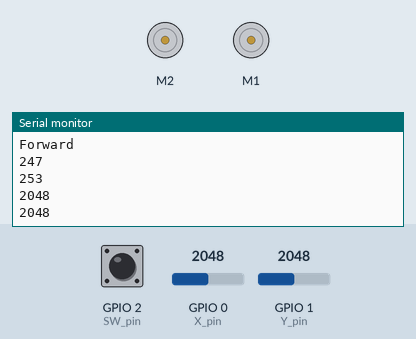
A sketch run on a simulated ESP32. On the bench: 2 × DC motor (green arrow = forward, orange = backward, longer = faster), the last lines printed to the serial monitor. The inputs (shaded band) are chosen by the test bench; at power-on: GPIO 0 (X_pin) = 2048, GPIO 1 (Y_pin) = 2048, GPIO 2 (SW_pin) HIGH.

Above: at 1.2 s.
1.3 s: GPIO 0 (X_pin) set to 491
At 1.31 s:
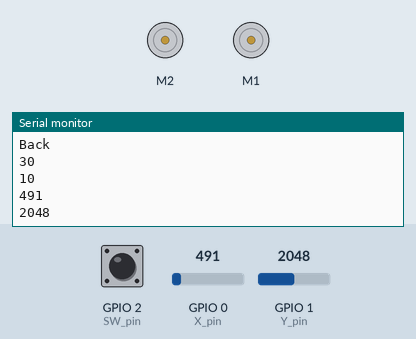
At 5.23 s:
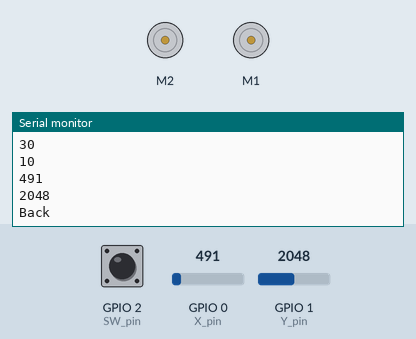
Timing chart, 0 to 6.7 s (numbered marks = the images above; inputs shaded):
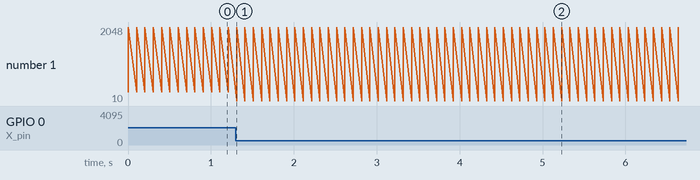

Measured:
- after the input at 1.3 s, the serial monitor: prints a new line at once (image 1)

The sketch:

DCMotorTest.ino
```cpp
// wewbot
/*
For use with the Adafruit Motor Shield v2
---->	http://www.adafruit.com/products/1438
*/

#include <WiFi.h>
                                   #include <Arduino.h>
#include <Wire.h>
#include <Adafruit_MotorShield.h>
#include "utility/Adafruit_MS_PWMServoDriver.h"

// Create the motor shield object with the default I2C address
Adafruit_MotorShield AFMS = Adafruit_MotorShield();

// motors
Adafruit_DCMotor * MR = AFMS.getMotor(1);
Adafruit_DCMotor * ML = AFMS.getMotor(2);

// states
int state = 0;

// Driving Globals
int accel = 30;
bool breaking = false;
uint8_t speedL = 0;
uint8_t speedR = 0;
uint8_t desiredL = 0;
uint8_t desiredR = 0;

// resting position
int restX = 523;
int restY = 506;

// Joystick pin numbers
const int SW_pin = 2; // digital pin connected to switch output
const int X_pin = 0; // analog pin connected to X output
const int Y_pin = 1; // analog pin connected to Y output

// Testing
bool outputTesting = true;

// You can also make another motor on port M2
// Adafruit_DCMotor *myOtherMotor = AFMS.getMotor(2);
const char *ssid = "your-ssid";          // Change this to your WiFi SSID
const char *password = "your-password";  // Change this to your WiFi password

void setup() {
  Serial.begin(115200); // set up Serial library at 9600 bps
  while (!Serial) {
    delay(100);
  }
  Serial.println("Adafruit Motorshield v2 - DC Motor test!");
  pinMode(SW_pin, INPUT);
  digitalWrite(SW_pin, HIGH);
  if (!AFMS.begin()) { // create with the default frequency 1.6KHz
    // if (!AFMS.begin(1000)) {  // OR with a different frequency, say 1KHz
    Serial.println("Could not find Motor Shield. Check wiring.");
    while (1);
  }
  Serial.println("Motor Shield found.");
}

void HandleControlInput(int Xin, int Yin) {
  int ForwardReverse = 1;
  int forwardSpeed = 0;

  // handle input from from forward joystick
  if (abs(restX - Xin) > 4) {
    breaking = false;
    if (Xin < restX) { //backwards
      if (outputTesting) Serial.println("Back");

      ForwardReverse = BACKWARD;
      forwardSpeed = 255 - ((float) Xin / (float) 512) * 255;
    } else { // forward
      if (outputTesting) Serial.println("Forward");

      ForwardReverse = FORWARD;
      forwardSpeed = 255 - ((1023 - (float) Xin) / (float) 512) * 255;
    }
  } else {
    breaking = true;
    desiredR = 0;
    desiredL = 0;
  }
  ML -> run(ForwardReverse);
  MR -> run(ForwardReverse);

  // handle input from side joystick
  if(abs(restY-Yin) > 4){

    if (Yin < restY) //left
    {
      // far left 0 - 502 close to 0
      //Serial.print("Left");
      float scr = (restY - Yin) / restY;
      desiredR = (int)((float)forwardSpeed * scr);
      desiredL = forwardSpeed;
      /*
      if(breaking){
        desiredR = (int)((float)255*scr);
      }*/
    }else { // right
      //Serial.print("Right");
      float scr = (Yin- restY) / restY;
      desiredL = (int)((float)forwardSpeed * scr);
      desiredR = forwardSpeed;
    }

  }else {
    desiredL = desiredR = forwardSpeed;
  }

}

uint8_t Accelerate(uint8_t desired, uint8_t speed){
  if (!(desired == speed)) {
    if (desired - speed < 0) {
      speed = speed <= accel ? 0 : speed - accel;
    } else {
      speed = speed + accel > 255 ? 255 : speed + accel;
    }
  }
  return speed;
}

void HandleSpeedControl(int Xin, int Yin) {

  if (breaking) {
    desiredL = speedL = desiredR = speedR = 0;
  } else {
    //speedL = Accelerate(desiredL, speedL);
    //speedR = Accelerate(desiredR, speedR);
  }

  ML -> setSpeed(speedL);
  MR -> setSpeed(speedR);

  if (!breaking && outputTesting){
    Serial.println(desiredL);
    Serial.println(desiredR);

    Serial.println(Xin);
    Serial.println(Yin);
    Serial.println("\n");
  }
}


void loop() {
  breaking = false;
  //char receivedChar = Serial.read();
  int SWpin = digitalRead(SW_pin);
  int Xin = analogRead(X_pin);
  int Yin = analogRead(Y_pin);

  if (state == 0) {
    // handles input of joystick controller
    HandleControlInput(Xin, Yin);
    HandleSpeedControl(Xin, Yin);
  }

  delay(100);

}
```
